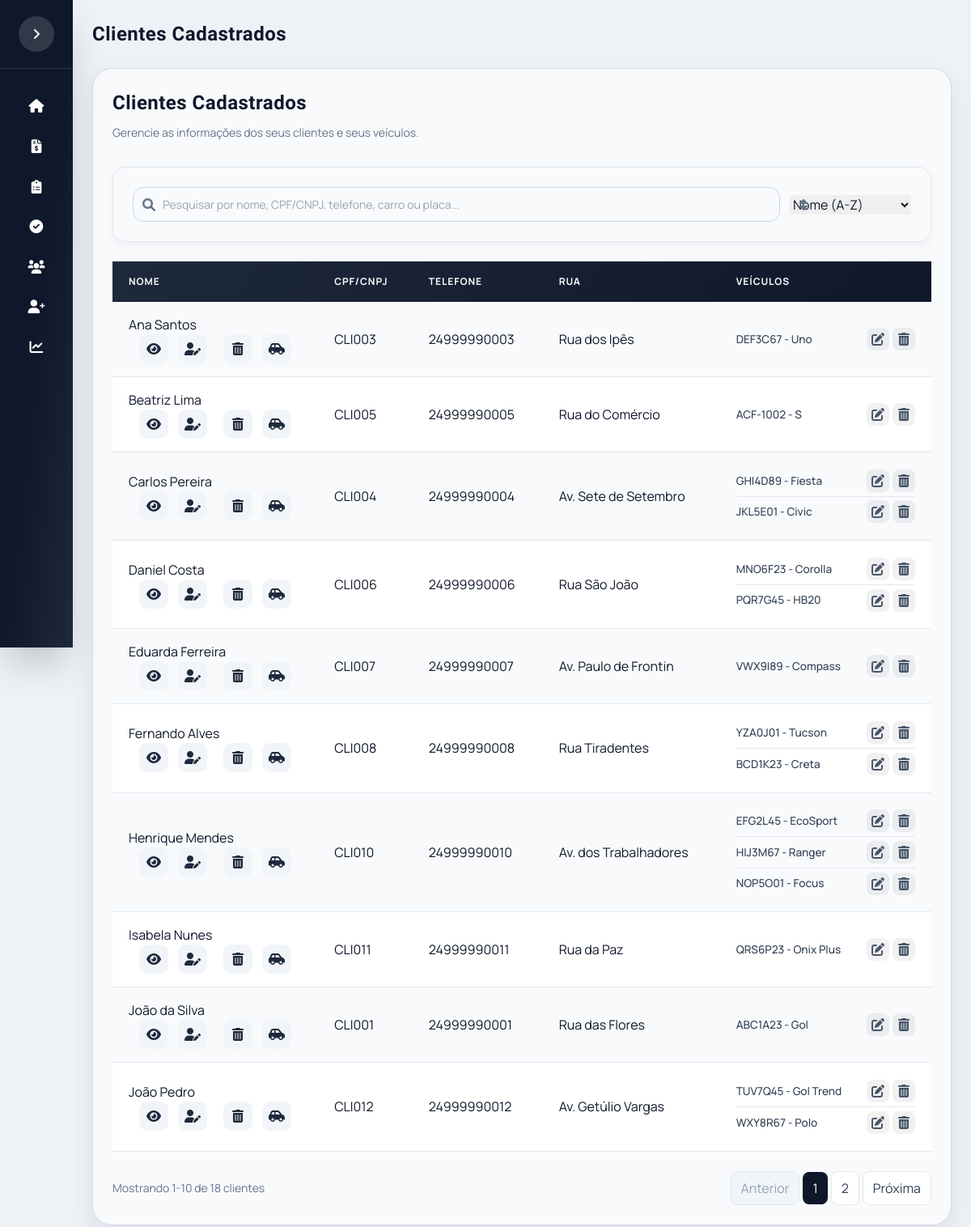
Screenshot of /clientes with the database file from the repository.
### app/models.py (models this page shows)
class Cliente(db.Model):
    __tablename__ = "clientes"
    id_cliente = db.Column(db.Integer, primary_key=True, autoincrement=True)
    cod_cliente = db.Column(db.String(20), unique=True, nullable=False)
    nome = db.Column(db.String(120), nullable=False)
    cliente_ativo = db.Column(db.Integer, default=1)
    telefones = db.relationship("TelefoneCliente", backref="cliente", lazy=True, cascade="all, delete-orphan")
    emails = db.relationship("EmailCliente", backref="cliente", lazy=True, cascade="all, delete-orphan")
    enderecos = db.relationship("EnderecoCliente", backref="cliente", lazy=True, cascade="all, delete-orphan")
    veiculos = db.relationship("Veiculo", backref="cliente", lazy=True, cascade="all, delete-orphan")

class TelefoneCliente(db.Model):
    __tablename__ = "telefones_cliente"
    id_telefone = db.Column(db.Integer, primary_key=True, autoincrement=True)
    id_cliente = db.Column(db.Integer, db.ForeignKey("clientes.id_cliente"), nullable=False)
    telefone = db.Column(db.String(20), nullable=False)

class EnderecoCliente(db.Model):
    __tablename__ = "enderecos_cliente"
    id_endereco = db.Column(db.Integer, primary_key=True, autoincrement=True)
    id_cliente = db.Column(db.Integer, db.ForeignKey("clientes.id_cliente"), nullable=False)
    rua = db.Column(db.String(150))
    numero = db.Column(db.String(10))
    bairro = db.Column(db.String(100))
    cidade = db.Column(db.String(100))
    estado = db.Column(db.String(2))
    cep = db.Column(db.String(8))
    complemento = db.Column(db.String(100))

class Veiculo(db.Model):
    __tablename__ = "veiculos"
    id_veiculo = db.Column(db.Integer, primary_key=True, autoincrement=True)
    id_cliente = db.Column(db.Integer, db.ForeignKey("clientes.id_cliente"), nullable=False)
    veiculo_ativo = db.Column(db.Integer, default=1)
    placa = db.Column(db.String(7), unique=True, nullable=False)
    marca = db.Column(db.String(50), nullable=False)
    modelo = db.Column(db.String(80), nullable=False)
    ano = db.Column(db.Integer)
    cor = db.Column(db.String(30))
    orcamentos = db.relationship("Orcamento", backref="veiculo", lazy=True)

### app/routes.py (the view)
@main.route("/clientes")
def listar_clientes():
    page = request.args.get("page", 1, type=int)
    per_page = request.args.get("per_page", 10, type=int)
    per_page = max(1, min(per_page, 10000))
    query = (
        Cliente.query
        .filter(Cliente.cliente_ativo == 1)
        .order_by(Cliente.nome.asc())
    )
    pagination = query.paginate(page=page, per_page=per_page, error_out=False)
    return render_template(
        "lista_clientes.html",
        clientes=pagination.items,
        pagination=pagination
    )

### templates/lista_clientes.html (shortened to what this page needs)
{% extends "base.html" %}
{% block page_title %}
Clientes Cadastrados
{% endblock %}
{% block content %}
<div class="table-container">
    <div class="screen-header" style="margin-bottom: 2rem;">
        <div>
            <h2 class="screen-title title-font" style="margin-bottom: 0.5rem;">Clientes Cadastrados</h2>
            <p class="screen-subtitle">Gerencie as informações dos seus clientes e seus veículos.</p>
        </div>
    </div>
    <div class="panel filter-panel" style="margin-bottom: 1.5rem; padding: 1.5rem;">
        <div class="filter-row">
            <div class="filter-search-col">
                <div class="input-icon">
                    <input
                        type="text"
                        id="filterCliente"
                        placeholder="Pesquisar por nome, CPF/CNPJ, telefone, carro ou placa..."
                        class="form-input"
                    >
                </div>
            </div>
            <div class="filter-sort-col"><div class="input-icon">
                <select id="sortSelect" class="w-full">
                    <option value="nome_asc">Nome (A-Z)</option>
                </select>
            </div></div>
        </div>
    </div>
    <table class="table-clientes">
        <thead>
            <tr>
                <th>Nome</th>
                <th>CPF/CNPJ</th>
                <th>Telefone</th>
                <th>Rua</th>
                <th>Veículos</th>
            </tr>
        </thead>
        <tbody id="tabelaClientesBody">
        {% for cliente in clientes %}
        <tr>
            <td>
                <div class="cliente-header">
                    <div class="cliente-nome">{{ cliente.nome }}</div>
                    <div class="cliente-icons">
                        <a href="{{ url_for('main.perfil_cliente', id_cliente=cliente.id_cliente) }}" class="icon-btn" data-tooltip="Ver perfil">
                            <i class="fas fa-eye"></i>
                        </a>
                        <a href="{{ url_for('main.editar_cliente', id_cliente=cliente.id_cliente) }}" class="icon-btn" data-tooltip="Editar perfil">
                            <i class="fas fa-user-edit"></i>
                        </a>
                        <button type="button" class="icon-btn" data-tooltip="Excluir perfil" onclick="openDeleteModal('cliente', '{{ cliente.nome }}', 'form-delete-cliente-{{ cliente.id_cliente }}');">
                            <i class="fas fa-trash-alt"></i>
                        </button>
                        <a href="{{ url_for('main.novo_veiculo', id_cliente=cliente.id_cliente) }}" class="icon-btn" data-tooltip="Adicionar veículo">
                            <i class="fas fa-car-side"></i>
                        </a>
                    </div>
                </div>
            </td>
            <td>{{ cliente.cod_cliente }}</td>
            <td>
                {{ cliente.telefones[0].telefone if cliente.telefones else "Não cadastrado" }}
            </td>
            <td>
                {{ cliente.enderecos[0].rua if cliente.enderecos else "Não cadastrada" }}
            </td>
            <td>
                {% if cliente.veiculos %}
                <ul class="lista-veiculos">
                    {% for veiculo in cliente.veiculos if veiculo.veiculo_ativo == 1 %}
                    <li class="veiculo-item">
                        <span class="veiculo-info">
                            {{ veiculo.placa.upper() }} - {{ veiculo.modelo }}
                        </span>
                        <div class="veiculo-acoes">
                            <a href="{{ url_for('main.editar_veiculo', id_veiculo=veiculo.id_veiculo) }}" class="icon-btn" data-tooltip="Editar veículo">
                                <i class="fas fa-edit"></i>
                            </a>
                            <button type="button" class="icon-btn" data-tooltip="Excluir veículo" onclick="openDeleteModal('veiculo', '{{ veiculo.placa.upper() }} - {{ veiculo.modelo }}', 'form-delete-veiculo-{{ veiculo.id_veiculo }}');">
                                <i class="fas fa-trash-alt"></i>
                            </button>
                        </div>
                    </li>
                    {% endfor %}
                </ul>
                {% else %}
                Nenhum veículo
                {% endif %}
            </td>
        </tr>
        {% endfor %}
        </tbody>
    </table>
</div>
{% if pagination and pagination.pages > 1 %}
<nav class="mt-6 flex items-center justify-between gap-3 flex-wrap" aria-label="Paginação">
    <div class="text-sm text-slate-500">
        {% set first_item = ((pagination.page - 1) * pagination.per_page) + 1 if pagination.total else 0 %}
        {% set last_item = (pagination.page * pagination.per_page) if (pagination.page * pagination.per_page) < pagination.total else pagination.total %}
        Mostrando {{ first_item }}-{{ last_item }} de {{ pagination.total }} clientes
    </div>
    <div class="flex items-center gap-1 flex-wrap">
        {% if pagination.has_prev %}
            <a class="px-3 py-2 rounded-lg border border-slate-200 bg-white text-slate-700 hover:bg-slate-50"
               href="{{ url_for('main.listar_clientes', page=pagination.prev_num) }}">Anterior</a>
        {% else %}
            <span class="px-3 py-2 rounded-lg border border-slate-200 bg-slate-100 text-slate-400 cursor-not-allowed">Anterior</span>
        {% endif %}
        {% for p in pagination.iter_pages(left_edge=1, right_edge=1, left_current=2, right_current=2) %}
            {% if p %}
                {% if p == pagination.page %}
                    <span class="px-3 py-2 rounded-lg bg-slate-900 text-white">{{ p }}</span>
                {% else %}
                    <a class="px-3 py-2 rounded-lg border border-slate-200 bg-white text-slate-700 hover:bg-slate-50"
                       href="{{ url_for('main.listar_clientes', page=p) }}">{{ p }}</a>
                {% endif %}
            {% else %}
                <span class="px-2 text-slate-400">…</span>
            {% endif %}
        {% endfor %}
        {% if pagination.has_next %}
            <a class="px-3 py-2 rounded-lg border border-slate-200 bg-white text-slate-700 hover:bg-slate-50"
               href="{{ url_for('main.listar_clientes', page=pagination.next_num) }}">Próxima</a>
        {% else %}
            <span class="px-3 py-2 rounded-lg border border-slate-200 bg-slate-100 text-slate-400 cursor-not-allowed">Próxima</span>
        {% endif %}
    </div>
</nav>
{% endif %}
{% endblock %}

### static/css/estilo.css (style rules this page uses)
:root { --brand-red: #e11d2e; --brand-red-dark: #b91c1c; --brand-blue: #1e3a8a; --ink: #0f172a; --muted: #475569; --panel: #f8fafc; --line: #e2e8f0; --accent: #10b981; --primary: #4f46e5; --primary-dark: #4338ca; --primary-light: #818cf8; --success: #10b981; --warning: #f59e0b; --danger: #ef4444; --info: #3b82f6; --sidebar-width: 280px; --sidebar-collapsed: 90px; --radius-card: 1.25rem; --radius-lg: 1rem; --radius-md: 0.75rem; --shadow-sm: 0 1px 2px 0 rgb(0 0 0 / 0.05); --shadow-md: 0 4px 6px -1px rgb(0 0 0 / 0.1); --shadow-lg: 0 10px 15px -3px rgb(0 0 0 / 0.1); --shadow-xl: 0 20px 25px -5px rgb(0 0 0 / 0.1); }
* { margin: 0; padding: 0; box-sizing: border-box; }
body { background: radial-gradient(circle at top, #e2e8f0 0%, #cbd5e1 55%, #e2e8f0 100%); font-family: 'Manrope', system-ui, sans-serif; color: var(--ink); min-height: 100vh; overflow-x: hidden; }
h1, h2, h3, .title-font { font-family: 'Barlow Condensed', 'Manrope', system-ui, sans-serif; letter-spacing: 0.02em; }
.screen-header { display: flex; flex-wrap: wrap; align-items: center; justify-content: space-between; gap: 1rem; margin-bottom: 1.5rem; }
.screen-title { font-size: 1.9rem; font-weight: 700; color: #0f172a; font-family: 'Barlow Condensed', sans-serif; }
.screen-subtitle { color: #64748b; font-size: 0.95rem; margin-top: 0.25rem; }
.table-clientes { width: 100%; border-collapse: collapse; min-width: 600px; }
.table-clientes thead { background: linear-gradient(135deg, #1e293b 0%, #0f172a 100%); }
.table-clientes thead th { color: #ffffff; padding: 1rem 1.25rem; text-align: left; font-size: 0.75rem; font-weight: 700; text-transform: uppercase; letter-spacing: 0.08em; }
.table-clientes tbody tr { border-bottom: 1px solid #e2e8f0; transition: all 0.2s ease; }
.table-clientes tbody tr:nth-child(even) { background-color: #ffffff; }
.table-clientes tbody tr:nth-child(odd) { background-color: #f8fafc; }
.table-clientes td { padding: 1rem 1.25rem; color: #0f172a; vertical-align: middle; }
.cliente-icons { display: flex; align-items: center; justify-content: center; gap: 0.5rem; flex-wrap: nowrap; }
.icon-btn { all: unset; display: inline-flex; align-items: center; justify-content: center; width: 36px; height: 36px; border-radius: 10px; cursor: pointer; transition: all 0.2s ease; background: rgba(15, 23, 42, 0.06); color: #475569; position: relative; }
.icon-btn i { font-size: 1rem; line-height: 1; }
.icon-btn[data-tooltip="Ver perfil"] { background: rgba(59, 130, 246, 0.1); color: #3b82f6; }
.icon-btn[data-tooltip="Editar perfil"] { background: rgba(245, 158, 11, 0.1); color: #f59e0b; }
.icon-btn[data-tooltip="Excluir perfil"] { background: rgba(239, 68, 68, 0.1); color: #ef4444; }
.icon-btn[data-tooltip="Adicionar veículo"] { background: rgba(16, 185, 129, 0.1); color: #10b981; }
.lista-veiculos { list-style: none; padding: 0; margin: 0; }
.veiculo-item { display: flex; align-items: center; justify-content: space-between; gap: 0.5rem; padding: 0.3rem 0; border-bottom: 1px solid #e2e8f0; }
.veiculo-item:last-child { border-bottom: none; }
.veiculo-info { font-size: 0.85rem; font-weight: 500; color: #334155; }
.veiculo-acoes { display: flex; gap: 0.25rem; }
.veiculo-acoes a, .veiculo-acoes button { all: unset; display: inline-flex; align-items: center; justify-content: center; width: 28px; height: 28px; border-radius: 8px; cursor: pointer; transition: all 0.2s ease; background: rgba(15, 23, 42, 0.06); color: #475569; }
.input-icon { position: relative; }
.form-input, .form-select, .form-textarea { width: 100%; padding: 0.625rem 0.75rem 0.625rem 2.25rem; border: 1px solid #cbd5e1; border-radius: 0.85rem; font-size: 0.875rem; transition: all 0.2s; background: #f8fafc; color: #0f172a; }
.cliente-icons .icon-btn, .cliente-icons a.icon-btn, .cliente-icons button.icon-btn { all: unset !important; display: inline-flex !important; align-items: center !important; justify-content: center !important; width: 36px !important; height: 36px !important; border-radius: 10px !important; cursor: pointer !important; transition: all 0.2s ease !important; position: relative !important; margin: 0 2px !important; background: #f1f5f9 !important; color: #1e293b !important; }
.cliente-icons .icon-btn i { font-size: 1rem !important; line-height: 1 !important; }

### rows the page displays
Cliente: nome "Ana Santos", cod_cliente "CLI003", telefone "24999990003", rua "Rua dos Ipês"
Veiculo: placa "DEF3C67", modelo "Uno"
Cliente: nome "Beatriz Lima", cod_cliente "CLI005", telefone "24999990005", rua "Rua do Comércio"
Veiculo: placa "ACF-1002", modelo "S"
Cliente: nome "Carlos Pereira", cod_cliente "CLI004", telefone "24999990004", rua "Av. Sete de Setembro"
Veiculo: placa "GHI4D89", modelo "Fiesta"
Veiculo: placa "JKL5E01", modelo "Civic"
Cliente: nome "Daniel Costa", cod_cliente "CLI006", telefone "24999990006", rua "Rua São João"
Veiculo: placa "MNO6F23", modelo "Corolla"
Veiculo: placa "PQR7G45", modelo "HB20"
Cliente: nome "Eduarda Ferreira", cod_cliente "CLI007", telefone "24999990007", rua "Av. Paulo de Frontin"
Veiculo: placa "VWX9I89", modelo "Compass"
Cliente: nome "Fernando Alves", cod_cliente "CLI008", telefone "24999990008", rua "Rua Tiradentes"
Veiculo: placa "YZA0J01", modelo "Tucson"
Veiculo: placa "BCD1K23", modelo "Creta"
Cliente: nome "Henrique Mendes", cod_cliente "CLI010", telefone "24999990010", rua "Av. dos Trabalhadores"
Veiculo: placa "EFG2L45", modelo "EcoSport"
Veiculo: placa "HIJ3M67", modelo "Ranger"
Veiculo: placa "NOP5O01", modelo "Focus"
Cliente: nome "Isabela Nunes", cod_cliente "CLI011", telefone "24999990011", rua "Rua da Paz"
Veiculo: placa "QRS6P23", modelo "Onix Plus"
Cliente: nome "João Pedro", cod_cliente "CLI012", telefone "24999990012", rua "Av. Getúlio Vargas"
Veiculo: placa "TUV7Q45", modelo "Gol Trend"
Veiculo: placa "WXY8R67", modelo "Polo"
Cliente: nome "João da Silva", cod_cliente "CLI001", telefone "24999990001", rua "Rua das Flores"
Veiculo: placa "ABC1A23", modelo "Gol"

### other values shown
{{ first_item }} "1"
{{ last_item }} "10"
{{ pagination.total }} "18"
{{ p }} "1"
{{ p }} "2"
